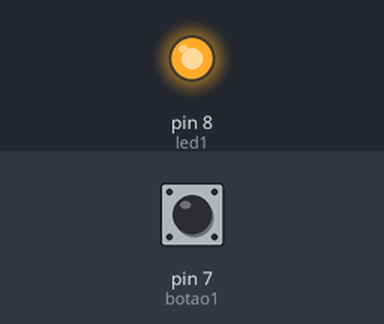
A sketch run on a simulated Arduino Uno, built with avr-gcc and run on an emulated ATmega328P. Parts: output pins drawn as LEDs (lit = HIGH). The inputs (shaded band) are chosen by the test bench; at power-on: pin 7 (botao1) LOW.

Above: at 1.2 s.
1.3 s: pin 7 (botao1) pulled HIGH for 0.15 s
At 1.4 s:
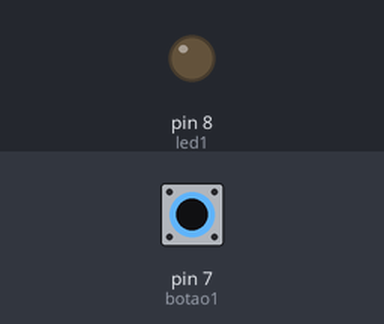
3.0 s: pin 7 (botao1) pulled HIGH for 3.2 s
At 7.2 s:
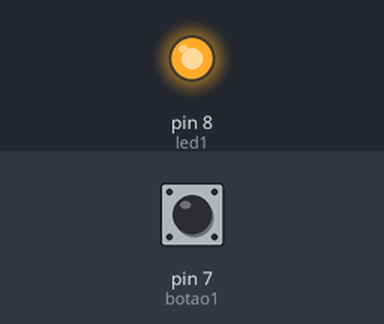
Timing chart, 0 to 8.7 s (numbered marks = the images above; inputs shaded):
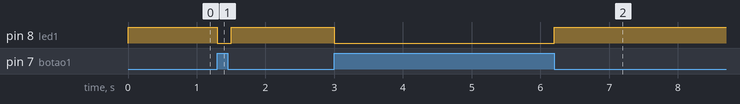

The sketch:

codigo.ino
```cpp
 const int botao1 = 7;
  const int led1 = 8;

  void setup()
 {

  pinMode(botao1, INPUT);
  pinMode(led1, OUTPUT);

 }

 int valor1;

 void loop()
 {
 valor1 = digitalRead(botao1);
 digitalWrite (led1, HIGH);

if(valor1){

 digitalWrite(led1, LOW);
 delay(100);
 }
}
```

Measured:
- after the input at 1.3 s, pin 8 (led1): HIGH → LOW at once, → HIGH 0.20 s later
- after the input at 3.0 s, pin 8 (led1): HIGH → LOW at once, → HIGH 3.2 s later
